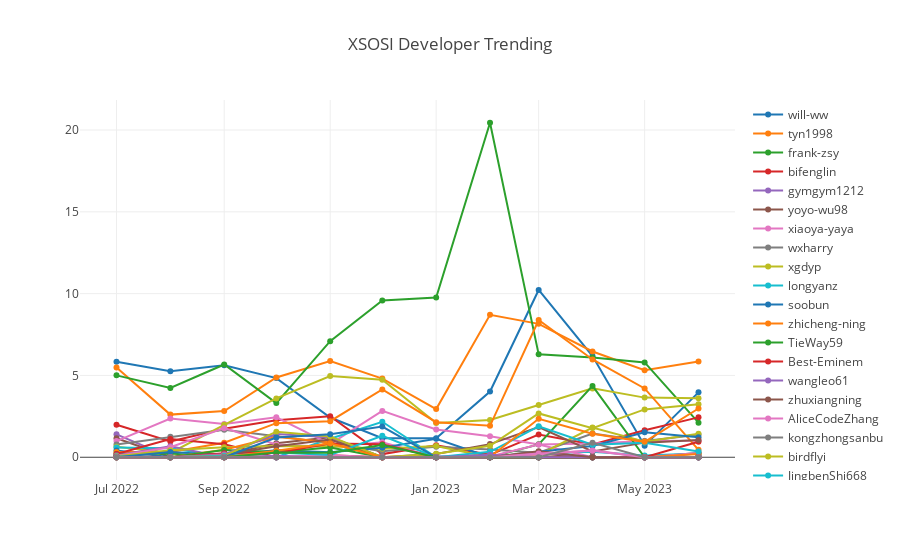

The notebook cell saved with this chart:
### Code cell
openDigger.render.plotly(Array.from(openrankDetails.entries()).map(i => {
    return {
        x: monthes,
        y: i[1],
        type: 'scatter',
        name: i[0],
    };
}), { title: 'XSOSI Developer Trending' });
